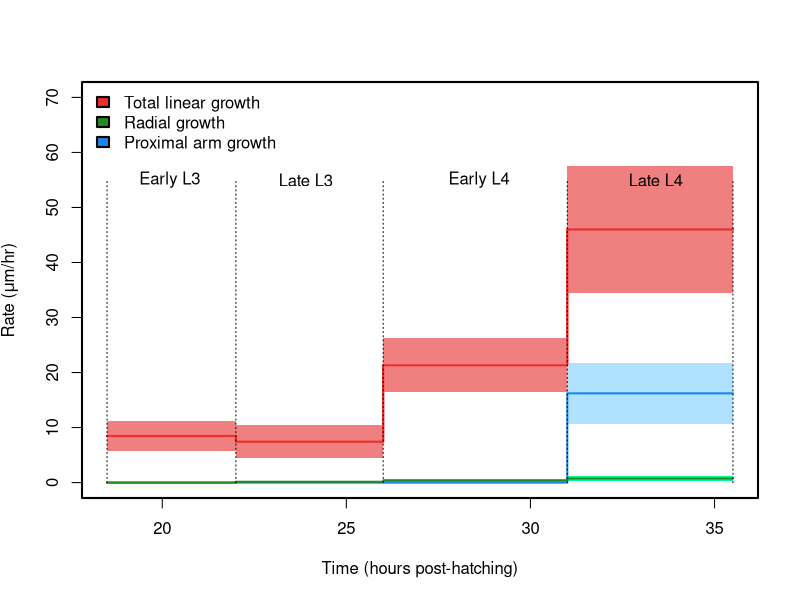

The R script that drew this image:
# Plots the growth rates associated with the larval C. elegans gonad, based on our measurements.

# UNCOMMENT HERE AND AT END OF FILE FOR POSTSCRIPT OUTPUT-----------------------------------------------
# library("extrafont")
# postscript("GrowthRateDataPrelim.eps", height = 6.83, width = 6.83, family = "Arial", paper = "special", onefile = FALSE, horizontal = FALSE)
#------------------------------------------------------------------------------------------------------

#Calculate growth rates from length measurements
timeBetweenMeasurements = c(3.5, 4, 5, 4.5)
times = c(18.5,22,22,26,26,31,31,35.5)
totalLinearGrowth = c(61.7-32, 91.4-61.7, 198-91.4, 405-198)/timeBetweenMeasurements
radialGrowth = c(0, 6.08-5.48, 7.97-6.08, 11.3-7.97)/timeBetweenMeasurements
stretching = c(0, 0, 0, 126-53)/timeBetweenMeasurements

#Calculate the combined standard deviation for each rate, based on individual measurement standard deviations
totalLinearGrowthSD = c(9.33,   sqrt((9.33^2)+(7.76^2)),      sqrt((23.3^2)+(7.76^2)),   	sqrt((23.3^2)+(46.7^2)))/timeBetweenMeasurements 
radialGrowthSD =      c(0, 		0, 							  sqrt((0.75^2)+(0.561^2)),	    sqrt((1.54^2)+(0.75^2)))/timeBetweenMeasurements
stretchingSD =        c(0, 		0,							  0,							sqrt((21.5^2)+(12.3^2)))/timeBetweenMeasurements
		

#plus and minus one standard deviation
totalLinearGrowthpSD = totalLinearGrowth + totalLinearGrowthSD 
radialGrowthpSD = radialGrowth + radialGrowthSD
stretchingpSD = stretching + stretchingSD                                                    															
totalLinearGrowthmSD = totalLinearGrowth - totalLinearGrowthSD 
radialGrowthmSD = radialGrowth - radialGrowthSD
stretchingmSD = stretching - stretchingSD
#limit ranges at zero
totalLinearGrowthmSD[totalLinearGrowthmSD<0]=0
radialGrowthmSD[radialGrowthmSD<0]=0
stretchingmSD[stretchingmSD<0]=0

 
#plotting 
par(lwd = 2, bg="white")
plot(times,totalLinearGrowth[c(1,1,2,2,3,3,4,4)],type='l',col='firebrick2', xlab = 'Time (hours post-hatching)', ylab = expression(paste("Rate (", mu, "m/hr)")),ylim=c(0,70))
# stddev
polygon(c(times,rev(times)), c(totalLinearGrowthpSD[c(1,1,2,2,3,3,4,4)],rev(totalLinearGrowthmSD)[c(1,1,2,2,3,3,4,4)]), col="lightcoral", lty=0)
polygon(c(times,rev(times)), c(radialGrowthpSD[c(1,1,2,2,3,3,4,4)],rev(radialGrowthmSD)[c(1,1,2,2,3,3,4,4)]), col="mediumspringgreen",lty=0)
polygon(c(times,rev(times)), c(stretchingpSD[c(1,1,2,2,3,3,4,4)],rev(stretchingmSD)[c(1,1,2,2,3,3,4,4)]), col="lightskyblue1",lty=0)
#means
points(times,stretching[c(1,1,2,2,3,3,4,4)],type='l',col='dodgerblue2')
points(times,radialGrowth[c(1,1,2,2,3,3,4,4)],type='l',col='forestgreen')
points(times,totalLinearGrowth[c(1,1,2,2,3,3,4,4)],type='l',col='firebrick2')
legend("topleft",legend = c("Total linear growth","Radial growth", "Proximal arm growth"),fill=c("firebrick2","forestgreen","dodgerblue2"),bty="n")


# Annotate the start and end of each larval development phase
ytop = 55
ytext = 55
segments(18.5,0,18.5,ytop,lty = 3,lwd=1)
segments(22,0,22,ytop,lty = 3,lwd=1)
segments(26,0,26,ytop,lty = 3,lwd=1)
segments(31,0,31,ytop,lty = 3,lwd=1)
segments(35.5,0,35.5,ytop,lty = 3,lwd=1)
text(x=20.2,y=ytext,labels="Early L3")
text(x=23.9,y=ytext,labels="Late L3")
text(x=28.6,y=ytext,labels="Early L4")
text(x=33.4,y=ytext,labels="Late L4")


# UNCOMMENT HERE FOR POSTSCRIPT OUTPUT------------------------------------------------------------------------
# dev.off()
# embed_fonts("./GrowthRateDataPrelim.eps", outfile = "./GrowthRateData.eps",options = "-dEPSCrop")
#-------------------------------------------------------------------------------------------------------------

